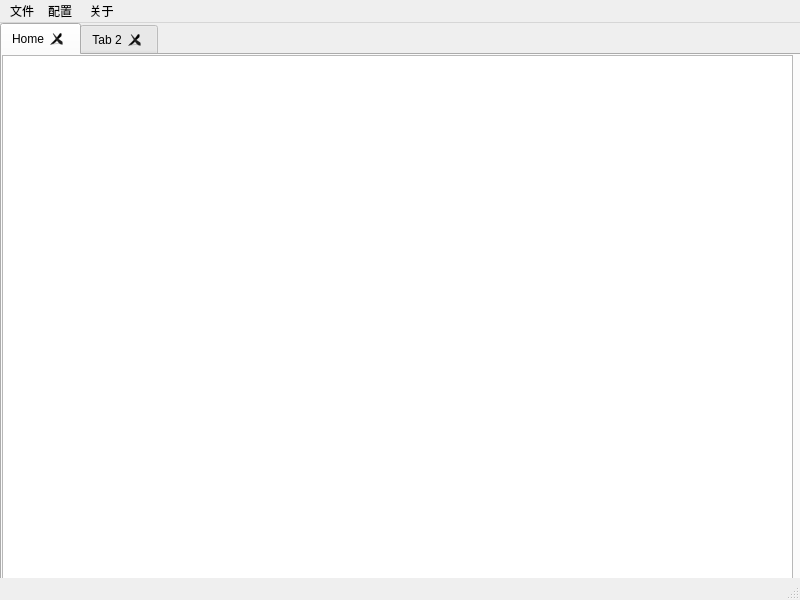
<?xml version="1.0" encoding="UTF-8"?>
<ui version="4.0">
 <class>MainWindow</class>
 <widget class="QMainWindow" name="MainWindow">
  <property name="geometry">
   <rect>
    <x>0</x>
    <y>0</y>
    <width>800</width>
    <height>600</height>
   </rect>
  </property>
  <property name="windowTitle">
   <string>MainWindow</string>
  </property>
  <widget class="QWidget" name="centralwidget">
   <widget class="QWidget" name="verticalLayoutWidget">
    <property name="geometry">
     <rect>
      <x>0</x>
      <y>0</y>
      <width>801</width>
      <height>561</height>
     </rect>
    </property>
    <layout class="QVBoxLayout" name="verticalLayout">
     <item>
      <widget class="QTabWidget" name="tabWidget">
       <property name="currentIndex">
        <number>0</number>
       </property>
       <property name="tabsClosable">
        <bool>true</bool>
       </property>
       <property name="tabBarAutoHide">
        <bool>true</bool>
       </property>
       <widget class="QWidget" name="tab_Home">
        <attribute name="title">
         <string>Home</string>
        </attribute>
        <widget class="QTableWidget" name="tableWidget">
         <property name="geometry">
          <rect>
           <x>0</x>
           <y>0</y>
           <width>791</width>
           <height>531</height>
          </rect>
         </property>
        </widget>
        <widget class="QTableView" name="tableView">
         <property name="geometry">
          <rect>
           <x>0</x>
           <y>0</y>
           <width>791</width>
           <height>531</height>
          </rect>
         </property>
        </widget>
       </widget>
       <widget class="QWidget" name="tab_2">
        <attribute name="title">
         <string>Tab 2</string>
        </attribute>
       </widget>
      </widget>
     </item>
    </layout>
   </widget>
  </widget>
  <widget class="QMenuBar" name="menubar">
   <property name="geometry">
    <rect>
     <x>0</x>
     <y>0</y>
     <width>800</width>
     <height>23</height>
    </rect>
   </property>
   <widget class="QMenu" name="menu">
    <property name="title">
     <string>文件</string>
    </property>
    <addaction name="action"/>
    <addaction name="action_2"/>
    <addaction name="separator"/>
    <addaction name="action_4"/>
   </widget>
   <widget class="QMenu" name="menu_2">
    <property name="title">
     <string>配置</string>
    </property>
   </widget>
   <widget class="QMenu" name="menu_3">
    <property name="title">
     <string> 关于</string>
    </property>
   </widget>
   <addaction name="menu"/>
   <addaction name="menu_2"/>
   <addaction name="menu_3"/>
  </widget>
  <widget class="QStatusBar" name="statusbar"/>
  <action name="action">
   <property name="text">
    <string>导入</string>
   </property>
  </action>
  <action name="action_2">
   <property name="text">
    <string>导出</string>
   </property>
  </action>
  <action name="action_4">
   <property name="text">
    <string>退出</string>
   </property>
  </action>
 </widget>
 <resources/>
 <connections/>
</ui>
